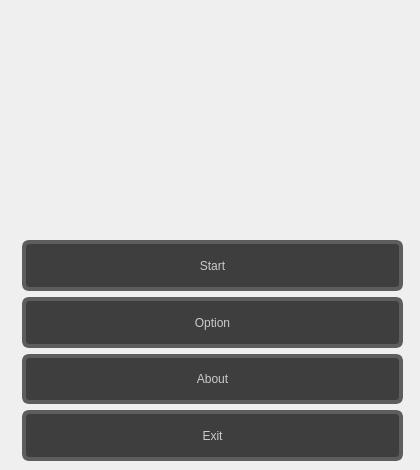
      <widget class="QWidget" name="page_main">
       <widget class="QWidget" name="layoutWidget">
        <property name="geometry">
         <rect>
          <x>22</x>
          <y>240</y>
          <width>381</width>
          <height>221</height>
         </rect>
        </property>
        <layout class="QVBoxLayout" name="verticalLayout_2" stretch="5,5,5,5">
         <property name="spacing">
          <number>6</number>
         </property>
         <item>
          <widget class="QPushButton" name="pushButton_start">
           <property name="sizePolicy">
            <sizepolicy hsizetype="Minimum" vsizetype="Preferred">
             <horstretch>0</horstretch>
             <verstretch>0</verstretch>
            </sizepolicy>
           </property>
           <property name="cursor">
            <cursorShape>PointingHandCursor</cursorShape>
           </property>
           <property name="mouseTracking">
            <bool>true</bool>
           </property>
           <property name="tabletTracking">
            <bool>false</bool>
           </property>
           <property name="acceptDrops">
            <bool>false</bool>
           </property>
           <property name="styleSheet">
            <string notr="true">#pushButton_start {
    font: 900 20pt &quot;Segoe UI&quot;;
    background-color: rgb(62, 62, 62);
    color: rgb(203, 203, 203);
    border-radius: 7px;
   border: 4px solid rgb(93, 93, 93);

   
}


#pushButton_start:hover {
 
	color: white;
	background-color: rgb(0, 111, 255);
    border: 2px solid black;
 
}


</string>
           </property>
           <property name="text">
            <string>Start</string>
           </property>
           <property name="checkable">
            <bool>false</bool>
           </property>
           <property name="autoRepeat">
            <bool>false</bool>
           </property>
           <property name="autoExclusive">
            <bool>false</bool>
           </property>
           <property name="default">
            <bool>false</bool>
           </property>
           <property name="flat">
            <bool>false</bool>
           </property>
          </widget>
         </item>
         <item>
          <widget class="QPushButton" name="pushButton_option">
           <property name="sizePolicy">
            <sizepolicy hsizetype="Minimum" vsizetype="Preferred">
             <horstretch>0</horstretch>
             <verstretch>0</verstretch>
            </sizepolicy>
           </property>
           <property name="cursor">
            <cursorShape>PointingHandCursor</cursorShape>
           </property>
           <property name="styleSheet">
            <string notr="true">#pushButton_option {
    font: 900 20pt &quot;Segoe UI&quot;;
    background-color: rgb(62, 62, 62);
    color: rgb(203, 203, 203);
    border-radius: 7px;
      border: 4px solid rgb(93, 93, 93);
}


#pushButton_option:hover {
 
	color: white;
	background-color: rgb(0, 111, 255);
    border: 2px solid black;
 
}
</string>
           </property>
           <property name="text">
            <string>Option</string>
           </property>
          </widget>
         </item>
         <item>
          <widget class="QPushButton" name="pushButton_about">
           <property name="sizePolicy">
            <sizepolicy hsizetype="Minimum" vsizetype="Preferred">
             <horstretch>0</horstretch>
             <verstretch>0</verstretch>
            </sizepolicy>
           </property>
           <property name="cursor">
            <cursorShape>PointingHandCursor</cursorShape>
           </property>
           <property name="styleSheet">
            <string notr="true">#pushButton_about {
    font: 900 20pt &quot;Segoe UI&quot;;
    background-color: rgb(62, 62, 62);
    color: rgb(203, 203, 203);
    border-radius: 7px;
      border: 4px solid rgb(93, 93, 93);
}


#pushButton_about:hover {
 
	color: white;
	background-color: rgb(0, 111, 255);
    border: 2px solid black;
 
}
</string>
           </property>
           <property name="text">
            <string>About</string>
           </property>
          </widget>
         </item>
         <item>
          <widget class="QPushButton" name="pushButton_Exit">
           <property name="sizePolicy">
            <sizepolicy hsizetype="Preferred" vsizetype="Preferred">
             <horstretch>0</horstretch>
             <verstretch>0</verstretch>
            </sizepolicy>
           </property>
           <property name="cursor">
            <cursorShape>PointingHandCursor</cursorShape>
           </property>
           <property name="styleSheet">
            <string notr="true">


#pushButton_Exit {
    font: 900 20pt &quot;Segoe UI&quot;;
    background-color: rgb(62, 62, 62);
    color: rgb(203, 203, 203);
    border-radius: 7px;
      border: 4px solid rgb(93, 93, 93);
}
#pushButton_Exit:hover{
 
	color: white;
	background-color: rgb(255, 26, 26);
    border: 2px solid black;
   
}

 
</string>
           </property>
           <property name="text">
            <string>Exit</string>
           </property>
          </widget>
         </item>
        </layout>
       </widget>
       <widget class="QLabel" name="label_icon_princ">
        <property name="geometry">
         <rect>
          <x>100</x>
          <y>50</y>
          <width>221</width>
          <height>151</height>
         </rect>
        </property>
        <property name="styleSheet">
         <string notr="true">#label_icon_princ{
     image: url(img/icon/quiz.png);
}

</string>
        </property>
        <property name="text">
         <string/>
        </property>
       </widget>
       <widget class="QPushButton" name="pushButton">
        <property name="geometry">
         <rect>
          <x>350</x>
          <y>0</y>
          <width>61</width>
          <height>51</height>
         </rect>
        </property>
        <property name="cursor">
         <cursorShape>PointingHandCursor</cursorShape>
        </property>
        <property name="styleSheet">
         <string notr="true">#pushButton{
	image: url(img/audio_icon/volume.png);
   border-radius:10px;
}</string>
        </property>
        <property name="text">
         <string/>
        </property>
       </widget>
       <widget class="QPushButton" name="pushButton_start_5">
        <property name="geometry">
         <rect>
          <x>0</x>
          <y>0</y>
          <width>61</width>
          <height>51</height>
         </rect>
        </property>
        <property name="sizePolicy">
         <sizepolicy hsizetype="Minimum" vsizetype="Preferred">
          <horstretch>0</horstretch>
          <verstretch>0</verstretch>
         </sizepolicy>
        </property>
        <property name="cursor">
         <cursorShape>PointingHandCursor</cursorShape>
        </property>
        <property name="mouseTracking">
         <bool>true</bool>
        </property>
        <property name="tabletTracking">
         <bool>false</bool>
        </property>
        <property name="acceptDrops">
         <bool>false</bool>
        </property>
        <property name="styleSheet">
         <string notr="true">#pushButton_start_5{
	image: url(img/icon/ic/account.png);
   border-radius:10px;
}


</string>
        </property>
        <property name="text">
         <string/>
        </property>
        <property name="checkable">
         <bool>false</bool>
        </property>
        <property name="autoRepeat">
         <bool>false</bool>
        </property>
        <property name="autoExclusive">
         <bool>false</bool>
        </property>
        <property name="default">
         <bool>false</bool>
        </property>
        <property name="flat">
         <bool>false</bool>
        </property>
       </widget>
       <widget class="QPushButton" name="pushButton_26">
        <property name="geometry">
         <rect>
          <x>170</x>
          <y>0</y>
          <width>91</width>
          <height>61</height>
         </rect>
        </property>
        <property name="cursor">
         <cursorShape>PointingHandCursor</cursorShape>
        </property>
        <property name="styleSheet">
         <string notr="true">#pushButton_26{
	image: url(img/icon/AI.png);
   border-radius:10px;
}</string>
        </property>
        <property name="text">
         <string/>
        </property>
       </widget>
      </widget>
